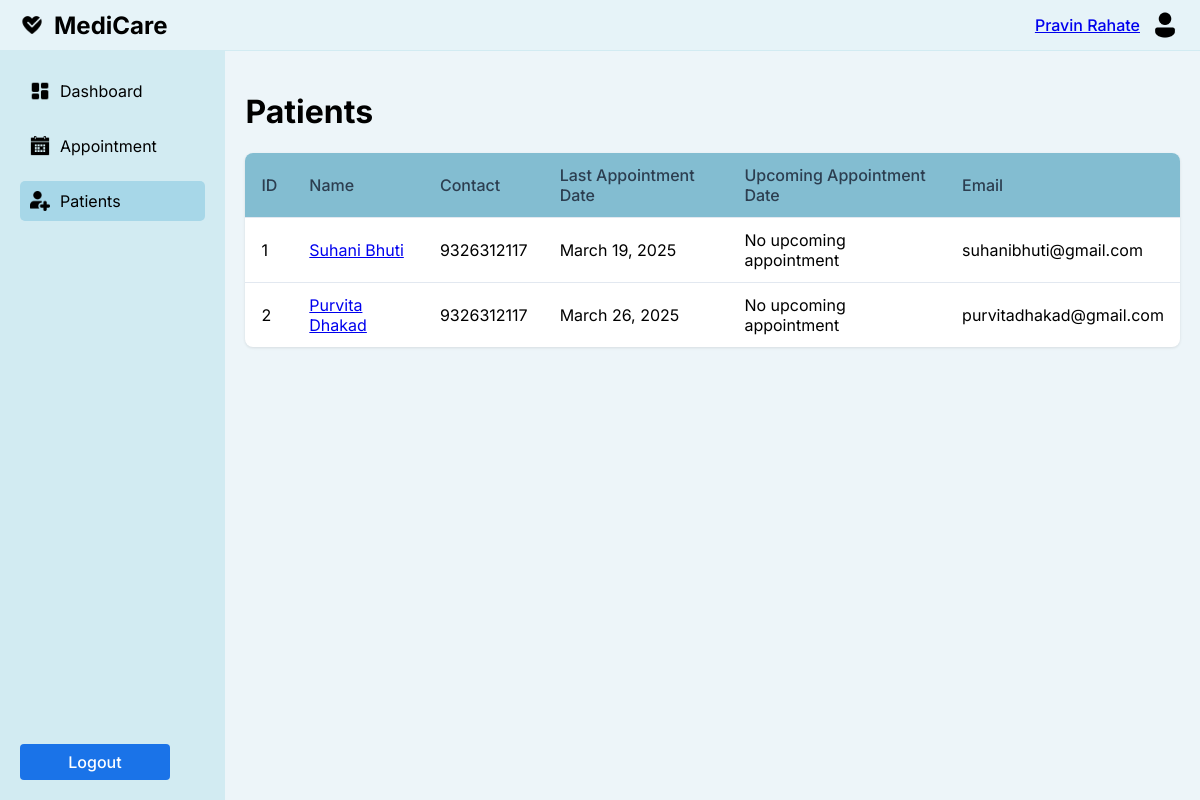
The app's page /accounts/staff_pat/ (signed in), older data.
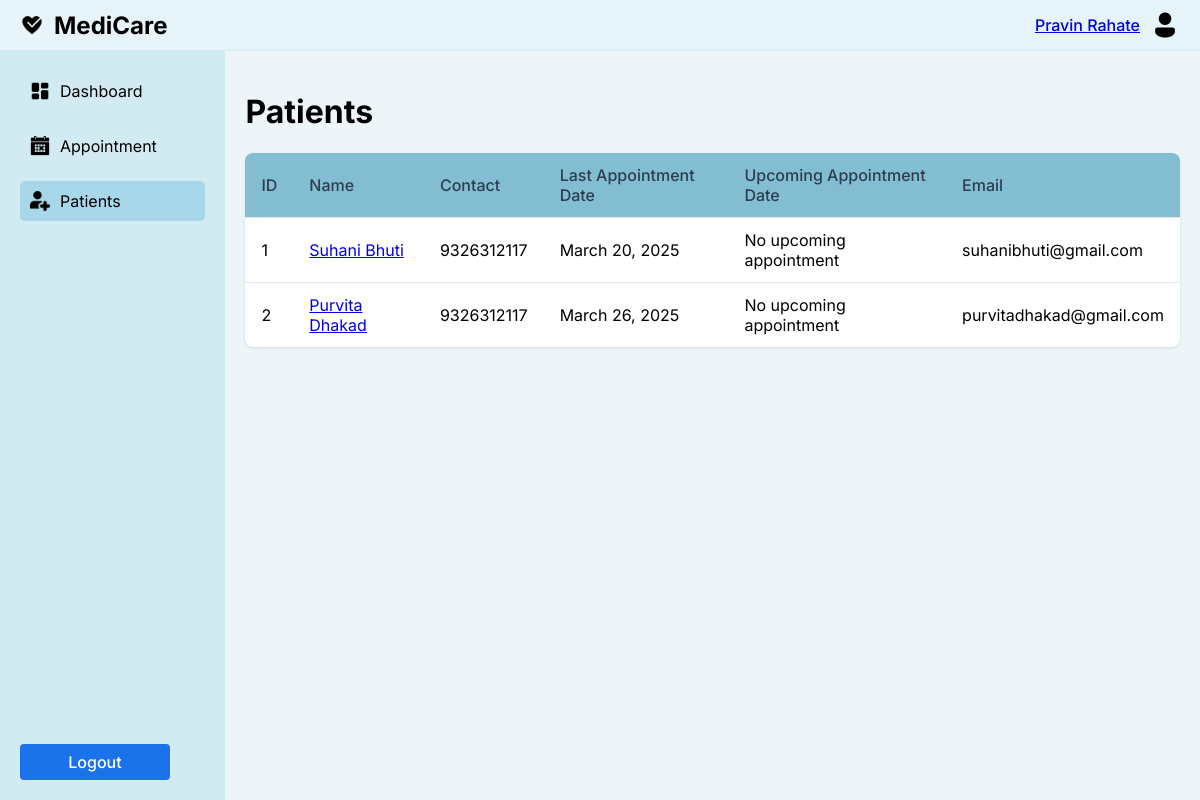
The same page, newer data.
### accounts/models.py (models this page shows, shortened)
class PatientReg(models.Model):
    user = models.OneToOneField(User, on_delete=models.CASCADE, related_name='patient_profile')
    full_name = models.CharField(max_length=100)
    date_of_birth = models.DateField()
    email = models.EmailField(null=True, blank=True)
    mobile_number = models.CharField(max_length=15)
    gender = models.CharField(max_length=10)
    age = models.PositiveIntegerField()
    blood_group = models.CharField(max_length=5)
    marital_status = models.CharField(max_length=10, choices=[('single', 'Single'), ('married', 'Married')])
    address = models.TextField()
    emergency_contact_name = models.CharField(max_length=100)
    emergency_contact_number = models.CharField(max_length=15)
    occupation = models.CharField(max_length=100)
    habits = models.CharField(max_length=50, blank=True)
    medical_history = models.TextField(null=False, default="None")
    disease = models.CharField(max_length=50, null=False, default="None")

class Appointment(models.Model):
    STATUS_CHOICES = [
        ('pending', 'Pending'),
        ('accepted', 'Accepted'),
        ('rejected', 'Rejected'),
    ]
    doctor = models.ForeignKey(StaffD, on_delete=models.CASCADE)
    patient = models.ForeignKey(User, on_delete=models.CASCADE)
    date = models.DateField()
    start_time = models.TimeField()
    end_time = models.TimeField()
    description = models.TextField()
    status = models.CharField(max_length=10, choices=STATUS_CHOICES, default='pending')
    class Meta:
        unique_together = ('doctor', 'date', 'start_time')

### accounts/views.py (the view, shortened to what this page needs)
# urls.py: path('staff_pat/', views.staff_pat, name='staff_pat'),
@login_required
def staff_pat(request):
    user = request.user
    full_name = user.username
    appointments = []
    if user.role == User.DOCTOR:
        try:
            staff = StaffD.objects.get(user=user)
            full_name = staff.full_name
            appointments = Appointment.objects.filter(doctor=staff)
        except StaffD.DoesNotExist:
            pass
    patients_data = {}
    for appointment in appointments:
        patient_user = appointment.patient
        try:
            patient = PatientReg.objects.get(user=patient_user)
            if patient.id not in patients_data:
                patients_data[patient.id] = {
                    'id': patient.id,  # Include the patient ID
                    'name': patient.full_name,
                    'contact': patient.mobile_number,
                    'last_appointment_date': appointment.date,
                    'upcoming_appointment_date': None,  # Initialize as None
                    'email': patient.email,  # Initialize as None
                }
            else:
                if appointment.date > patients_data[patient.id]['last_appointment_date']:
                    patients_data[patient.id]['last_appointment_date'] = appointment.date
        except PatientReg.DoesNotExist:
            continue
    for appointment in appointments:
        if appointment.date > timezone.now().date():  # Check if the appointment is in the future
            patient_user = appointment.patient
            try:
                patient = PatientReg.objects.get(user=patient_user)
                if patient.id in patients_data:
                    patients_data[patient.id]['upcoming_appointment_date'] = appointment.date
            except PatientReg.DoesNotExist:
                continue
    patients_list = list(patients_data.values())
    context = {
        'full_name': full_name,
        'patients_list': patients_list,
    }
    return render(request, 'accounts/staff_pat.html', context)

### accounts/context_processors.py (called while the page is built)
def media_url(request):
    return {
        'MEDIA_URL': settings.MEDIA_URL,
    }

### templates/accounts/staff_pat.html (shortened to what this page needs)
<!DOCTYPE html>
<html lang="en">
<head>
</head>
<body>
    <div class="container">
        <div class="navbar">
            <div class="logo">
                <img src="{{ MEDIA_URL }}Heart Health.png" alt="Heart Icon">
                MediCare
            </div>
            <div class="profile">
                <span><a href="{% url 'staff_reg' %}"> {{ full_name }} </a></span>
                <img src="{{ MEDIA_URL }}Male User.png" alt="Dr. Sarah K Profile">
            </div>
        </div>
        <div class="content">
            <div class="sidebar">
                <a href="{% url 'staff_dash' %}" class="menu-item">
                    <img src="{{ MEDIA_URL }}Control Panel.png" alt="Dashboard">
                    Dashboard
                </a>
                <a href="{% url 'staff_app' %}" class="menu-item">
                    <img src="{{ MEDIA_URL }}appointment.png" alt="Appointment">
                    Appointment
                </a>
                <div class="menu-item active">
                    <img src="{{ MEDIA_URL }}patient.png" alt="Patients">
                    Patients
                </div>
                <div class="logout">
                    <a href="{% url "logouts" %}" class='btn btn-primary'> Logout </a>
                </div>
            </div>
            <div class="main-content">
                <h1 class="page-title">Patients</h1>
                <div class="table-container">
                    <table>
                        <thead>
                            <tr>
                                <th>ID</th>
                                <th>Name</th>
                                <th>Contact</th>
                                <th>Last Appointment Date</th>
                                <th>Upcoming Appointment Date</th>
                                <th>Email</th>
                            </tr>
                        </thead>
                        <tbody>
                            {% for patient in patients_list %}
                            <tr>
                                <td>{{ forloop.counter }}</td>
                                <td><a href="{% url 'staff_pat1' patient.id %}">{{ patient.name }}</a></td>
                                <td>{{ patient.contact }}</td>
                                <td>{{ patient.last_appointment_date }}</td>
                                <td>{{ patient.upcoming_appointment_date|default:"No upcoming appointment" }}</td>
                                <td>{{ patient.email }}</td>
                            </tr>
                            {% endfor %}
                        </tbody>
                    </table>
                </div>
            </div>
        </div>
    </div>
</body>
</html>

Row changes from the older to the newer data that the page shows:
no longer on this page (row unchanged): Appointment: last_appointment_date "March 19, 2025"
added Appointment: last_appointment_date "March 20, 2025"
Text that changed along with them:
new list line: "1 No upcoming appointment"
new list line: "Suhani Bhuti 9326312117 suhanibhuti@gmail.com"
list line gone: "1 No upcoming appointment"
list line gone: "Suhani Bhuti 9326312117 suhanibhuti@gmail.com"
